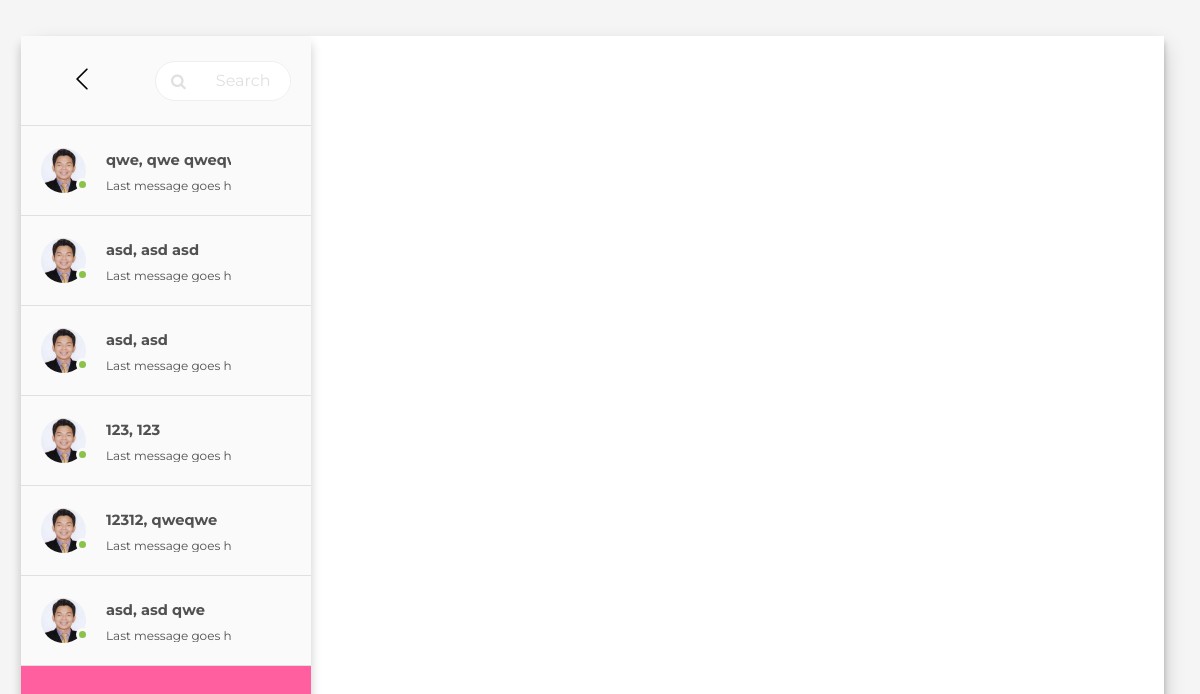
The app's page /pages/admin/chattingSystem.php (signed in) with its own data.
### tables this page shows
CREATE TABLE `scholar` (
  `scholar_id` int(11) NOT NULL,
  `image` varchar(100) NOT NULL,
  `scholar_status` varchar(255) DEFAULT NULL,
  `scholar_award_status` varchar(100) NOT NULL,
  `status_lastsem` varchar(100) NOT NULL,
  `user` varchar(255) NOT NULL,
  `password` varchar(255) NOT NULL,
  `applicant_id` int(10) NOT NULL,
  `full_name` varchar(255) NOT NULL,
  `last_name` varchar(255) NOT NULL,
  `first_name` varchar(255) NOT NULL,
  `middle_name` varchar(255) NOT NULL,
  `age` int(100) NOT NULL,
  `gender` varchar(100) NOT NULL,
  `voter` varchar(100) NOT NULL,
  `contact_num1` varchar(20) NOT NULL,
  `contact_num2` varchar(20) NOT NULL,
  `full_address` varchar(100) NOT NULL,
  `barangay` varchar(100) NOT NULL,
  `telegram` varchar(100) NOT NULL,
  `atm_number` varchar(255) NOT NULL,
  `facebook` varchar(100) NOT NULL,
  `email` varchar(100) NOT NULL,
  `course` varchar(100) NOT NULL,
  `years_course` int(100) NOT NULL,
  `current_yr` varchar(100) NOT NULL,
  `degree_or_non` varchar(100) NOT NULL,
  `school_name` varchar(100) NOT NULL,
  `school_address` varchar(100) NOT NULL,
  `renew_1stYr_1stSem` varchar(100) DEFAULT NULL,
  `renew_1stYr_2ndSem` varchar(100) DEFAULT NULL,
  `renew_2ndYr_1stSem` varchar(100) DEFAULT NULL,
  `renew_2ndYr_2ndSem` varchar(100) DEFAULT NULL,
  `renew_3rdYr_1stSem` varchar(100) DEFAULT NULL,
  `renew_3rdYr_2ndSem` varchar(100) DEFAULT NULL,
  `renew_4thYr_1stSem` varchar(100) DEFAULT NULL,
  `renew_4thYr_2ndSem` varchar(100) DEFAULT NULL,
  `renew_5thYr_1stSem` varchar(100) DEFAULT NULL,
  `renew_5thYr_2ndSem` varchar(100) DEFAULT NULL,
  `renew_6thYr_1stSem` varchar(100) DEFAULT NULL,
  `renew_6thYr_2ndSem` varchar(100) DEFAULT NULL,
  `c_service1st` int(100) DEFAULT NULL,
  `c_service2nd` int(100) DEFAULT NULL,
  `approve_date` date NOT NULL DEFAULT current_timestamp()
);

### pages/admin/chattingSystem.php (the view, shortened to what this page needs)
<!DOCTYPE html>
<html lang="en" >
<head>
<link href="https://cdn.jsdelivr.net/npm/bootstrap@5.3.0/dist/css/bootstrap.min.css" rel="stylesheet">
<link rel="stylesheet" href="https://cdn.jsdelivr.net/npm/bootstrap-icons@1.10.5/font/bootstrap-icons.css">
<link rel='stylesheet' href='https://cdnjs.cloudflare.com/ajax/libs/font-awesome/4.7.0/css/font-awesome.min.css'>
<link rel='stylesheet' href='https://cdnjs.cloudflare.com/ajax/libs/twitter-bootstrap/4.0.0-alpha.6/css/bootstrap.min.css'>
</head>
<body>
<body>
  <div class="container">
    <div class="row">
      <section class="discussions">
        <div class="discussion search">
        <div class='textAlign'>
          <p style="text-transform: capitalize;" class='bold mt-3'><a href='adminHome.php' class='mouse bi bi-chevron-left text-black float-start ms-5'></a></p>
        </div>
          <div class="searchbar">
            <i class="fa fa-search" aria-hidden="true"></i>
            <input type="text" placeholder="Search..."></input>
          </div>
        </div>
        <?php
            include '../include/selectDb.php';
            $query = "SELECT scholar_id, full_name FROM scholar";
            $result = mysqli_query($conn, $query);
            while ($scholar = mysqli_fetch_assoc($result)) {
              echo '<div class="discussion" data-scholar-id="' . $scholar['scholar_id'] . '">';
              echo '<div class="photo" style="background-image: url(\'/assets/image/1x1.jpg\');">';
              echo '<div class="online"></div>';
              echo '</div>';
              echo '<div class="desc-contact">';
              echo '<p class="name font-weight-bold">' . $scholar['full_name'] . '</p>';
              echo '<p class="message">Last message goes here</p>';
              echo '</div>';
              echo '</div>';
          }
            ?>
      </section>
    </div>
  </div>
</body>
</body>
</html>

### pages/admin/chattingSystem.php (style rules this page uses)
* { box-sizing: border-box; margin: 0; padding: 0; font-family: "Poppins", sans-serif; }
body { padding: 3%; background-color: #F5F5F5; }
.container { padding: 0; background-color: #FFF; box-shadow: 0 10px 20px rgba(0,0,0,0.19), 0 6px 6px rgba(0,0,0,0.23); height: 850px; width: 100%; }
.textAlign { display: flex; font-size: 26px; margin-bottom: 5px; }
.discussions { width: 25%; height: 850px; box-shadow: 0px 8px 10px rgba(0,0,0,0.20); overflow: hidden; background-color: #FF5F9E; display: inline-block; padding: 0; }
.discussions .discussion { width: 100%; height: 90px; background-color: #FAFAFA; border-bottom: solid 1px #E0E0E0; display:flex; align-items: center; cursor: pointer; }
.discussions .search { display:flex; align-items: center; justify-content: center; color: #E0E0E0; }
.discussions .search .searchbar { height: 40px; background-color: #FFF; width: 80%; padding-left: 15px; border-radius: 50px; margin-right: 20px; border: 1px solid #EEEEEE; display:flex; align-items: center; cursor: pointer; }
.discussions .search .searchbar input { margin-left: 10px; border-radius: 50px; height:38px; padding: 0 20px; width: 100%; display:flex; border:none; font-family: 'Montserrat', sans-serif;; }
.discussions .discussion .photo { margin-left:20px; display: block; width: 45px; height: 45px; background: #E6E7ED; -moz-border-radius: 50px; -webkit-border-radius: 50px; background-position: center; background-size: cover; background-repeat: no-repeat; }
.online { position: relative; top: 30px; left: 35px; width: 13px; height: 13px; background-color: #8BC34A; border-radius: 13px; border: 3px solid #FAFAFA; }
.desc-contact { height: 43px; width: 50%; white-space: nowrap; overflow: hidden; text-overflow: ellipsis; }
.discussions .discussion .name { margin: 0 0 0 20px; font-family:'Montserrat', sans-serif; font-size: 11pt; color:#515151; }
.discussions .discussion .message { margin: 6px 0 0 20px; font-family:'Montserrat', sans-serif; font-size: 9pt; color:#515151; }
.mouse { margin-right: 60px; margin-top: 5px; }
.discussions { max-height: 1000px; overflow-y: auto; }

### records on screen
scholar: full_name "qwe, qwe qw…"
scholar: full_name "asd, asd asd"
scholar: full_name "asd, asd"
scholar: full_name "123, 123"
scholar: full_name "12312, qweqw…"
scholar: full_name "asd, asd qwe"
